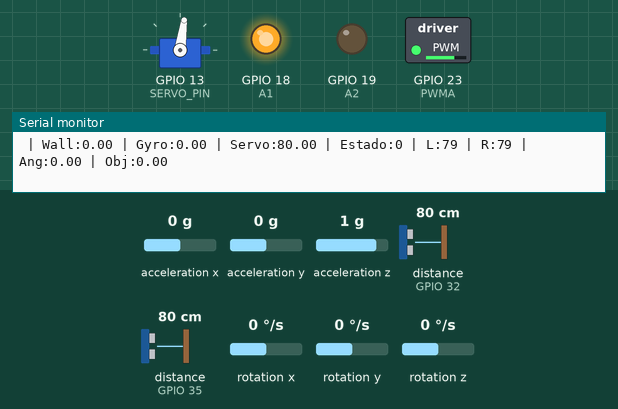
The sketch below on a simulated ESP32. Shown: servo, switched loads named in the sketch (green lamp = pin HIGH), output pins drawn as LEDs (lit = HIGH), the last lines printed to the serial monitor. Wiring (inferred from the names in the program): 2 × ultrasonic range finder: trigger GPIO 26, echo GPIO 35 / trigger GPIO 27, echo GPIO 32. The test bench sets the inputs (shaded band); at power-on: distance to the obstacle (sensors on GPIO 32, GPIO 35) 80 cm, rotation z 0 °/s, acceleration x 0 g, acceleration y 0 g, acceleration z 1 g, rotation x 0 °/s, rotation y 0 °/s. The echo pulse lasts 58.3 µs per cm; nothing arrives over Bluetooth unless stated; servo pulses on a pin are drawn as a servo (544–2400 µs = 0–180°); pins used as bus, display or sensor lines are not drawn.

Above: at 5.2 s.
5.3 s: distance to the obstacle (sensor on GPIO 32) set to 120 cm
At 6.1 s:
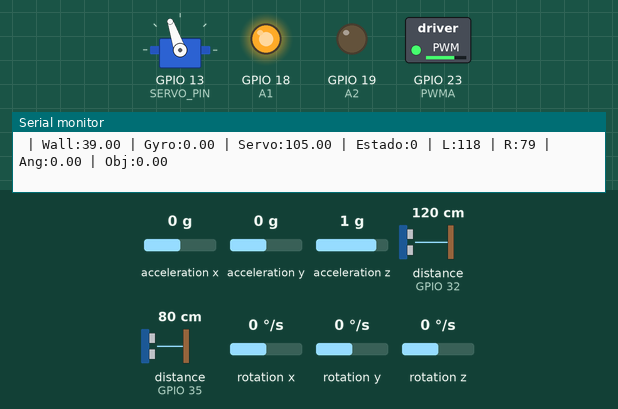
6.8 s: distance to the obstacle (sensor on GPIO 35) set to 120 cm
9.8 s: rotation z set to -192 °/s
At 12.38 s:
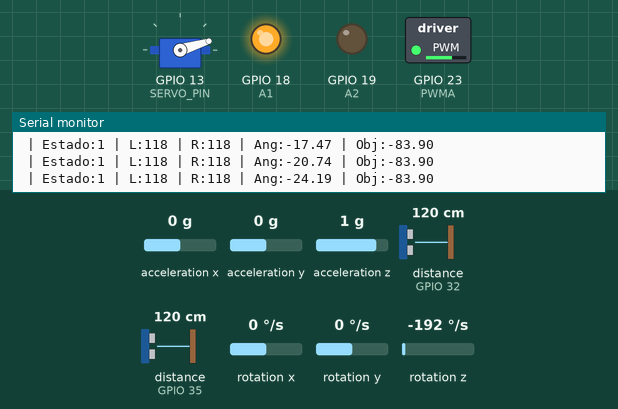
12.8 s: distance to the obstacle (sensor on GPIO 32) set to 2 cm
15.8 s: distance to the obstacle (sensor on GPIO 35) set to 107 cm
18.6 s: distance to the obstacle (sensor on GPIO 35) set to 96 cm
At 19.6 s:
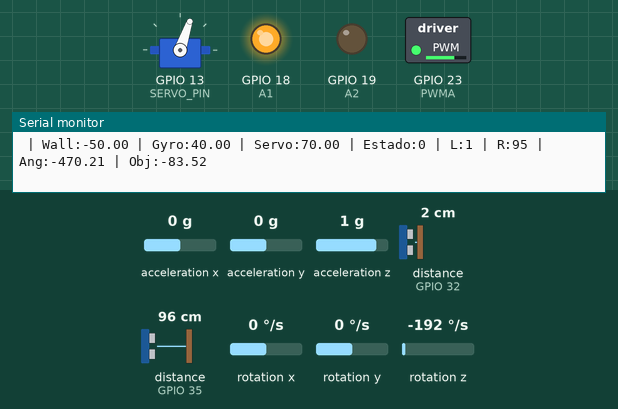
Timing chart, 0 to 21.1 s (numbered marks = the images above; inputs shaded):
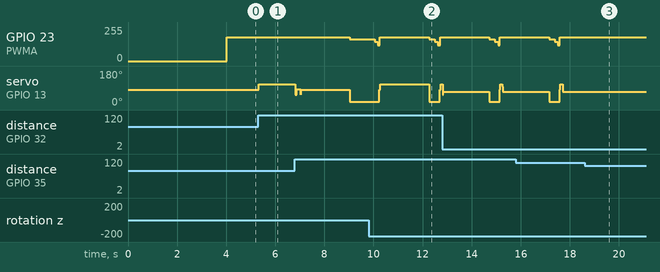

Measured:
- the behaviour switches between 102 and 101 cm on distance to the obstacle (sensor on GPIO 35) (found by bisection; images 2 and 3)
- after the input at 5.3 s, servo on GPIO 13 (SERVO_PIN): 82° → 109° at once
- after the input at 9.8 s, servo on GPIO 13 (SERVO_PIN): 17° → 109° after 0.44 s, → 17° 2.0 s later, → 109° 0.42 s later
- after the input at 18.6 s, GPIO 23 (PWMA): stays 179/255 (without the input it goes to 164/255 after 1.0 s); servo on GPIO 13 (SERVO_PIN): stays 71° (without the input it goes to 17° after 1.0 s)

The sketch:

Controller.ino
```cpp
#include <Wire.h>
#include <MPU6050_tockn.h>
#include "BluetoothSerial.h"

BluetoothSerial SerialBT;

MPU6050 mpu(Wire);

// PINES
#define TRIG_L 27
#define ECHO_L 32

#define TRIG_R 26
#define ECHO_R 35

#define PWMA 23
#define A1 18
#define A2 19

#define SERVO_PIN 13

// PWM
const int freqServo = 50;
const int resServo = 16;

const int freqMotor = 1000;
const int resMotor = 8;

// PID PAREDES
float KpWall = 1.0;
float KiWall = 0.0;
float KdWall = 1.2;

float errorWall = 0;
float prevErrorWall = 0;
float integralWall = 0;

// PID GYRO
float KpGyro = 2.0;
float KiGyro = 0.0;
float KdGyro = 0.5;

float errorGyro = 0;
float prevErrorGyro = 0;
float integralGyro = 0;

// TIEMPO
unsigned long lastPIDTime = 0;
unsigned long lastGyroTime = 0;

// GIROSCOPIO
float anguloGyro = 0;
float anguloObjetivo = 0;

// CONTROL
int velocidadMotor = 180;
int centroServo = 80;

// ESTADOS
enum Estado {
  SIGUIENDO,
  GIRANDO
};

Estado estado = SIGUIENDO;

// GIROS
bool direccionIzquierda = true;
bool primerGiro = false;

int AngGiro = 82;

unsigned long lastTurnTime = 0;
const int cooldownGiro = 2000;

// DETECCION
int contadorEsquina = 0;
const int umbralPared = 100;

// FILTRO
float alpha = 0.75;

float distL_filtrada = 0;
float distR_filtrada = 0;

// FUNCIONES
void escribirServo(int angulo) {
  angulo = constrain(angulo, 0, 180);
  int pulso = map(angulo, 0, 180, 500, 2500);
  int duty = (pulso * ((1 << resServo) - 1)) / 20000;
  ledcWrite(SERVO_PIN, duty);
}

void setMotor(int velocidad) {
  velocidad = constrain(velocidad, 0, 255);
  ledcWrite(PWMA, velocidad);
}

void printDual(String txt) {
  Serial.print(txt);
  SerialBT.print(txt);
}

long leerDistancia(int trig, int echo) {
  digitalWrite(trig, LOW);
  delayMicroseconds(2);
  digitalWrite(trig, HIGH);
  delayMicroseconds(10);
  digitalWrite(trig, LOW);

  long duracion = pulseIn(echo, HIGH, 8000);
  long distancia = duracion * 0.034 / 2;

  if (distancia == 0 || distancia > 200){
    distancia = 200;
  }

  return distancia;
}

float filtroEMA(float nueva, float anterior) {
  return alpha * nueva + (1.0 - alpha) * anterior;
}

bool detectarEsquina(long distL, long distR) {
  bool apertura = (distL > umbralPared) || (distR > umbralPared);
  if (apertura){
    contadorEsquina++;
  }else{
    contadorEsquina = 0;
  }
  return contadorEsquina >= 1;
}

void actualizarGyro() {
  unsigned long now = millis();
  float dt = (now - lastGyroTime) / 1000.0;
  lastGyroTime = now;
  float gyroZ = mpu.getGyroZ();

  // eliminar ruido
  if (abs(gyroZ) < 1.0){
    gyroZ = 0;
  }
  anguloGyro += gyroZ * dt;
}

// PID ULTRASONICOS + GYRO
void controlPID(long distL, long distR) {
  unsigned long now = millis();
  float dt = (now - lastPIDTime) / 1000.0;
  lastPIDTime = now;

  if (dt < 0.01){
    dt = 0.01;
  }

  // PID ULTRASONICOS
  errorWall = distL - distR;
  errorWall = constrain(errorWall, -50, 50);
  integralWall += errorWall * dt;
  integralWall = constrain(integralWall, -40, 40);
  float derivWall = (errorWall - prevErrorWall) / dt;
  float outputWall = KpWall * errorWall + KiWall * integralWall + KdWall * derivWall;
  prevErrorWall = errorWall;

  // PID GYRO
  errorGyro = anguloObjetivo - anguloGyro;
  errorGyro = constrain(errorGyro, -20, 20);
  integralGyro += errorGyro * dt;
  integralGyro = constrain(integralGyro, -30, 30);
  float derivGyro = (errorGyro - prevErrorGyro) / dt;
  float outputGyro = KpGyro * errorGyro + KiGyro * integralGyro + KdGyro * derivGyro;
  prevErrorGyro = errorGyro;

  // sumar PID
  float outputFinal = outputWall + outputGyro;
  outputFinal = constrain(outputFinal, -25, 25);
  escribirServo(centroServo + outputFinal);
  setMotor(velocidadMotor);

  printDual(" | Wall:");
  printDual(String(outputWall));
  printDual(" | Gyro:");
  printDual(String(outputGyro));
  printDual(" | Servo:");
  printDual(String(centroServo + outputFinal));
}

void setup() {
  Serial.begin(115200);
  SerialBT.begin("ESP32_Robot");
  Wire.begin();
  mpu.begin();
  mpu.calcGyroOffsets(true);

  // ultrasonicos
  pinMode(TRIG_L, OUTPUT);
  pinMode(ECHO_L, INPUT);

  pinMode(TRIG_R, OUTPUT);
  pinMode(ECHO_R, INPUT);

  // motor
  pinMode(A1, OUTPUT);
  pinMode(A2, OUTPUT);

  digitalWrite(A1, HIGH);
  digitalWrite(A2, LOW);

  // PWM
  ledcAttach(PWMA, freqMotor, resMotor);
  ledcAttach(SERVO_PIN, freqServo, resServo);
  escribirServo(centroServo);
  delay(1000);

  // inicio
  distL_filtrada = leerDistancia(TRIG_L, ECHO_L);
  distR_filtrada = leerDistancia(TRIG_R, ECHO_R);
  lastPIDTime = millis();
  lastGyroTime = millis();
  anguloObjetivo = 0;
  Serial.println("Sistema listo");
}

void loop() {
  mpu.update();
  actualizarGyro();

  // leer sensores
  long distL_raw = leerDistancia(TRIG_L, ECHO_L);
  long distR_raw = leerDistancia(TRIG_R, ECHO_R);

  distL_filtrada = filtroEMA(distL_raw, distL_filtrada);
  distR_filtrada = filtroEMA(distR_raw, distR_filtrada);

  long distL = distL_filtrada;
  long distR = distR_filtrada;

  switch (estado) {
    case SIGUIENDO:
      velocidadMotor = 180;
      controlPID(distL, distR);

      // detectar esquina
      if ((millis() - lastTurnTime > cooldownGiro) && detectarEsquina(distL, distR) && millis() > 9000) {

        estado = GIRANDO;
        anguloGyro = 0;

        // decidir direccion
        if (!primerGiro) {
          direccionIzquierda = distL > distR;
          primerGiro = true;
        }

        Serial.println(direccionIzquierda ? "Giro izquierda" : "Giro derecha");
      }
      break;

    case GIRANDO:
    {
      float delta = abs(anguloGyro);

      // desacelerar para giro
      if (delta < 45){
        velocidadMotor = 165;
      } else if (delta < 70){
        velocidadMotor = 145;
      } else{
        velocidadMotor = 120;
      }

      setMotor(velocidadMotor);

      // giro
      if (direccionIzquierda){
        escribirServo(150);
      }
      else{
        escribirServo(20);
      }

      // terminar giro
      if (delta >= AngGiro) {
        escribirServo(centroServo);
        velocidadMotor = 180;

        // reset PID paredes
        integralWall = 0;
        prevErrorWall = 0;

        // reset PID gyro
        integralGyro = 0;
        prevErrorGyro = 0;

        // recto
        anguloObjetivo = anguloGyro;
        lastTurnTime = millis();
        estado = SIGUIENDO;
        Serial.println("Giro completado");
      }

      break;
    }
  }

  // prints
  printDual(" | Estado:");
  printDual(String(estado));
  printDual(" | L:");
  printDual(String(distL));
  printDual(" | R:");
  printDual(String(distR));
  printDual(" | Ang:");
  printDual(String(anguloGyro));
  printDual(" | Obj:");
  printDual(String(anguloObjetivo));
  Serial.println(" ");
  SerialBT.println(" ");
}
```
